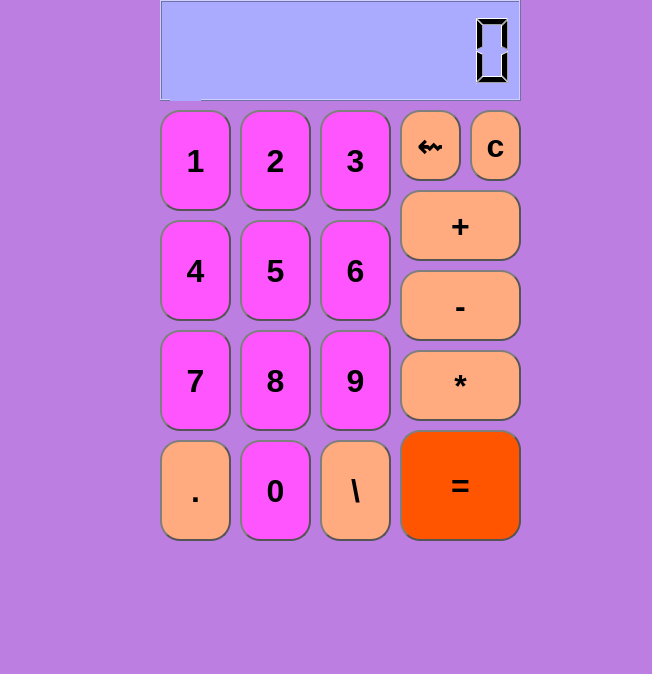
<?xml version="1.0" encoding="UTF-8"?>
<ui version="4.0">
 <class>MainWindow</class>
 <widget class="QMainWindow" name="MainWindow">
  <property name="geometry">
   <rect>
    <x>0</x>
    <y>0</y>
    <width>652</width>
    <height>674</height>
   </rect>
  </property>
  <property name="windowTitle">
   <string>MainWindow</string>
  </property>
  <property name="styleSheet">
   <string notr="true">background-color: rgb(189, 126, 225);
border-color: rgb(255, 0, 0);
selection-background-color: rgb(85, 255, 0);</string>
  </property>
  <widget class="QWidget" name="centralwidget">
   <widget class="QLCDNumber" name="lcdNumber">
    <property name="geometry">
     <rect>
      <x>160</x>
      <y>0</y>
      <width>361</width>
      <height>101</height>
     </rect>
    </property>
    <property name="font">
     <font>
      <pointsize>20</pointsize>
      <weight>75</weight>
      <bold>true</bold>
     </font>
    </property>
    <property name="styleSheet">
     <string notr="true">background-color:rgb(170, 170, 255);</string>
    </property>
    <property name="digitCount">
     <number>9</number>
    </property>
   </widget>
   <widget class="QPushButton" name="one">
    <property name="geometry">
     <rect>
      <x>160</x>
      <y>110</y>
      <width>71</width>
      <height>101</height>
     </rect>
    </property>
    <property name="font">
     <font>
      <pointsize>24</pointsize>
      <weight>75</weight>
      <bold>true</bold>
     </font>
    </property>
    <property name="styleSheet">
     <string notr="true">QPushButton {
color: 'black';
border: 2px solid #555;
border-radius: 20px;
border-style: outset;
background:rgb(255, 85, 255);
padding: 5px;
}

QPushButton:hover {
background-color: QLinearGradient( x1: 0, y1: 0, x2: 0, y2: 1, stop: 0 #9dd53a, stop: .5 #a1d54f, stop: .51 #80c217, stop: 1 #7cbc0a);
}

QPushButton:pressed {
border-style: inset;
background: qradialgradient(
cx: 0.4, cy: -0.1, fx: 0.4, fy: -0.1,
radius: 1.35, stop: 0 #fff, stop: 1 #ddd
);
}</string>
    </property>
    <property name="text">
     <string>1</string>
    </property>
   </widget>
   <widget class="QPushButton" name="two">
    <property name="geometry">
     <rect>
      <x>240</x>
      <y>110</y>
      <width>71</width>
      <height>101</height>
     </rect>
    </property>
    <property name="font">
     <font>
      <pointsize>24</pointsize>
      <weight>75</weight>
      <bold>true</bold>
     </font>
    </property>
    <property name="styleSheet">
     <string notr="true">QPushButton {
color: 'black';
border: 2px solid #555;
border-radius: 20px;
border-style: outset;
background:rgb(255, 85, 255);
padding: 5px;
}

QPushButton:hover {
background-color: QLinearGradient( x1: 0, y1: 0, x2: 0, y2: 1, stop: 0 #9dd53a, stop: .5 #a1d54f, stop: .51 #80c217, stop: 1 #7cbc0a);
}

QPushButton:pressed {
border-style: inset;
background: qradialgradient(
cx: 0.4, cy: -0.1, fx: 0.4, fy: -0.1,
radius: 1.35, stop: 0 #fff, stop: 1 #ddd
);
}</string>
    </property>
    <property name="text">
     <string>2</string>
    </property>
   </widget>
   <widget class="QPushButton" name="three">
    <property name="geometry">
     <rect>
      <x>320</x>
      <y>110</y>
      <width>71</width>
      <height>101</height>
     </rect>
    </property>
    <property name="font">
     <font>
      <pointsize>24</pointsize>
      <weight>75</weight>
      <bold>true</bold>
     </font>
    </property>
    <property name="styleSheet">
     <string notr="true">QPushButton {
color: 'black';
border: 2px solid #555;
border-radius: 20px;
border-style: outset;
background:rgb(255, 85, 255);
padding: 5px;
}

QPushButton:hover {
background-color: QLinearGradient( x1: 0, y1: 0, x2: 0, y2: 1, stop: 0 #9dd53a, stop: .5 #a1d54f, stop: .51 #80c217, stop: 1 #7cbc0a);
}

QPushButton:pressed {
border-style: inset;
background: qradialgradient(
cx: 0.4, cy: -0.1, fx: 0.4, fy: -0.1,
radius: 1.35, stop: 0 #fff, stop: 1 #ddd
);
}</string>
    </property>
    <property name="text">
     <string>3</string>
    </property>
   </widget>
   <widget class="QPushButton" name="six">
    <property name="geometry">
     <rect>
      <x>320</x>
      <y>220</y>
      <width>71</width>
      <height>101</height>
     </rect>
    </property>
    <property name="font">
     <font>
      <pointsize>24</pointsize>
      <weight>75</weight>
      <bold>true</bold>
     </font>
    </property>
    <property name="styleSheet">
     <string notr="true">QPushButton {
color: 'black';
border: 2px solid #555;
border-radius: 20px;
border-style: outset;
background:rgb(255, 85, 255);
padding: 5px;
}

QPushButton:hover {
background-color: QLinearGradient( x1: 0, y1: 0, x2: 0, y2: 1, stop: 0 #9dd53a, stop: .5 #a1d54f, stop: .51 #80c217, stop: 1 #7cbc0a);
}

QPushButton:pressed {
border-style: inset;
background: qradialgradient(
cx: 0.4, cy: -0.1, fx: 0.4, fy: -0.1,
radius: 1.35, stop: 0 #fff, stop: 1 #ddd
);
}</string>
    </property>
    <property name="text">
     <string>6</string>
    </property>
   </widget>
   <widget class="QPushButton" name="four">
    <property name="geometry">
     <rect>
      <x>160</x>
      <y>220</y>
      <width>71</width>
      <height>101</height>
     </rect>
    </property>
    <property name="font">
     <font>
      <pointsize>24</pointsize>
      <weight>75</weight>
      <bold>true</bold>
     </font>
    </property>
    <property name="styleSheet">
     <string notr="true">QPushButton {
color: 'black';
border: 2px solid #555;
border-radius: 20px;
border-style: outset;
background:rgb(255, 85, 255);
padding: 5px;
}

QPushButton:hover {
background-color: QLinearGradient( x1: 0, y1: 0, x2: 0, y2: 1, stop: 0 #9dd53a, stop: .5 #a1d54f, stop: .51 #80c217, stop: 1 #7cbc0a);
}

QPushButton:pressed {
border-style: inset;
background: qradialgradient(
cx: 0.4, cy: -0.1, fx: 0.4, fy: -0.1,
radius: 1.35, stop: 0 #fff, stop: 1 #ddd
);
}</string>
    </property>
    <property name="text">
     <string>4</string>
    </property>
   </widget>
   <widget class="QPushButton" name="five">
    <property name="geometry">
     <rect>
      <x>240</x>
      <y>220</y>
      <width>71</width>
      <height>101</height>
     </rect>
    </property>
    <property name="font">
     <font>
      <pointsize>24</pointsize>
      <weight>75</weight>
      <bold>true</bold>
     </font>
    </property>
    <property name="styleSheet">
     <string notr="true">QPushButton {
color: 'black';
border: 2px solid #555;
border-radius: 20px;
border-style: outset;
background:rgb(255, 85, 255);
padding: 5px;
}

QPushButton:hover {
background-color: QLinearGradient( x1: 0, y1: 0, x2: 0, y2: 1, stop: 0 #9dd53a, stop: .5 #a1d54f, stop: .51 #80c217, stop: 1 #7cbc0a);
}

QPushButton:pressed {
border-style: inset;
background: qradialgradient(
cx: 0.4, cy: -0.1, fx: 0.4, fy: -0.1,
radius: 1.35, stop: 0 #fff, stop: 1 #ddd
);
}</string>
    </property>
    <property name="text">
     <string>5</string>
    </property>
   </widget>
   <widget class="QPushButton" name="seven">
    <property name="geometry">
     <rect>
      <x>160</x>
      <y>330</y>
      <width>71</width>
      <height>101</height>
     </rect>
    </property>
    <property name="font">
     <font>
      <pointsize>24</pointsize>
      <weight>75</weight>
      <bold>true</bold>
     </font>
    </property>
    <property name="styleSheet">
     <string notr="true">QPushButton {
color: 'black';
border: 2px solid #555;
border-radius: 20px;
border-style: outset;
background:rgb(255, 85, 255);
padding: 5px;
}

QPushButton:hover {
background-color: QLinearGradient( x1: 0, y1: 0, x2: 0, y2: 1, stop: 0 #9dd53a, stop: .5 #a1d54f, stop: .51 #80c217, stop: 1 #7cbc0a);
}

QPushButton:pressed {
border-style: inset;
background: qradialgradient(
cx: 0.4, cy: -0.1, fx: 0.4, fy: -0.1,
radius: 1.35, stop: 0 #fff, stop: 1 #ddd
);
}</string>
    </property>
    <property name="text">
     <string>7</string>
    </property>
   </widget>
   <widget class="QPushButton" name="eight">
    <property name="geometry">
     <rect>
      <x>240</x>
      <y>330</y>
      <width>71</width>
      <height>101</height>
     </rect>
    </property>
    <property name="font">
     <font>
      <pointsize>24</pointsize>
      <weight>75</weight>
      <bold>true</bold>
     </font>
    </property>
    <property name="styleSheet">
     <string notr="true">QPushButton {
color: 'black';
border: 2px solid #555;
border-radius: 20px;
border-style: outset;
background:rgb(255, 85, 255);
padding: 5px;
}

QPushButton:hover {
background-color: QLinearGradient( x1: 0, y1: 0, x2: 0, y2: 1, stop: 0 #9dd53a, stop: .5 #a1d54f, stop: .51 #80c217, stop: 1 #7cbc0a);
}

QPushButton:pressed {
border-style: inset;
background: qradialgradient(
cx: 0.4, cy: -0.1, fx: 0.4, fy: -0.1,
radius: 1.35, stop: 0 #fff, stop: 1 #ddd
);
}</string>
    </property>
    <property name="text">
     <string>8</string>
    </property>
   </widget>
   <widget class="QPushButton" name="nine">
    <property name="geometry">
     <rect>
      <x>320</x>
      <y>330</y>
      <width>71</width>
      <height>101</height>
     </rect>
    </property>
    <property name="font">
     <font>
      <pointsize>24</pointsize>
      <weight>75</weight>
      <bold>true</bold>
     </font>
    </property>
    <property name="styleSheet">
     <string notr="true">QPushButton {
color: 'black';
border: 2px solid #555;
border-radius: 20px;
border-style: outset;
background:rgb(255, 85, 255);
padding: 5px;
}

QPushButton:hover {
background-color: QLinearGradient( x1: 0, y1: 0, x2: 0, y2: 1, stop: 0 #9dd53a, stop: .5 #a1d54f, stop: .51 #80c217, stop: 1 #7cbc0a);
}

QPushButton:pressed {
border-style: inset;
background: qradialgradient(
cx: 0.4, cy: -0.1, fx: 0.4, fy: -0.1,
radius: 1.35, stop: 0 #fff, stop: 1 #ddd
);
}</string>
    </property>
    <property name="text">
     <string>9</string>
    </property>
   </widget>
   <widget class="QPushButton" name="divide">
    <property name="geometry">
     <rect>
      <x>320</x>
      <y>440</y>
      <width>71</width>
      <height>101</height>
     </rect>
    </property>
    <property name="font">
     <font>
      <pointsize>24</pointsize>
      <weight>75</weight>
      <bold>true</bold>
     </font>
    </property>
    <property name="styleSheet">
     <string notr="true">QPushButton {
color: 'blue';
border: 2px solid #555;
border-radius: 20px;
border-style: outset;
background:rgb(255, 170, 127);
padding: 5px;
}

QPushButton:hover {
background: qlineargradient(x1:0, y1:0, x2:1, y2:1,
stop:0 white, stop: 0.4 rgba(10, 20, 30, 40), stop:1 rgb(0, 200, 230, 200));
}

QPushButton:pressed {
border-style: inset;
background: qradialgradient(
cx: 0.4, cy: -0.1, fx: 0.4, fy: -0.1,
radius: 1.35, stop: 0 #fff, stop: 1 #ddd
);
}</string>
    </property>
    <property name="text">
     <string>\</string>
    </property>
   </widget>
   <widget class="QPushButton" name="zero">
    <property name="geometry">
     <rect>
      <x>240</x>
      <y>440</y>
      <width>71</width>
      <height>101</height>
     </rect>
    </property>
    <property name="font">
     <font>
      <pointsize>24</pointsize>
      <weight>75</weight>
      <bold>true</bold>
     </font>
    </property>
    <property name="styleSheet">
     <string notr="true">QPushButton {
color: 'black';
border: 2px solid #555;
border-radius: 20px;
border-style: outset;
background:rgb(255, 85, 255);
padding: 5px;
}

QPushButton:hover {
background-color: QLinearGradient( x1: 0, y1: 0, x2: 0, y2: 1, stop: 0 #9dd53a, stop: .5 #a1d54f, stop: .51 #80c217, stop: 1 #7cbc0a);
}

QPushButton:pressed {
border-style: inset;
background: qradialgradient(
cx: 0.4, cy: -0.1, fx: 0.4, fy: -0.1,
radius: 1.35, stop: 0 #fff, stop: 1 #ddd
);
}</string>
    </property>
    <property name="text">
     <string>0</string>
    </property>
   </widget>
   <widget class="QPushButton" name="dot">
    <property name="geometry">
     <rect>
      <x>160</x>
      <y>440</y>
      <width>71</width>
      <height>101</height>
     </rect>
    </property>
    <property name="font">
     <font>
      <pointsize>24</pointsize>
      <weight>75</weight>
      <bold>true</bold>
     </font>
    </property>
    <property name="styleSheet">
     <string notr="true">QPushButton {
color: 'blue';
border: 2px solid #555;
border-radius: 20px;
border-style: outset;
background:rgb(255, 170, 127);
padding: 5px;
}

QPushButton:hover {
background: qlineargradient(x1:0, y1:0, x2:1, y2:1,
stop:0 white, stop: 0.4 rgba(10, 20, 30, 40), stop:1 rgb(0, 200, 230, 200));
}

QPushButton:pressed {
border-style: inset;
background: qradialgradient(
cx: 0.4, cy: -0.1, fx: 0.4, fy: -0.1,
radius: 1.35, stop: 0 #fff, stop: 1 #ddd
);
}</string>
    </property>
    <property name="text">
     <string>.</string>
    </property>
   </widget>
   <widget class="QPushButton" name="plus">
    <property name="geometry">
     <rect>
      <x>400</x>
      <y>190</y>
      <width>121</width>
      <height>71</height>
     </rect>
    </property>
    <property name="font">
     <font>
      <pointsize>24</pointsize>
      <weight>75</weight>
      <bold>true</bold>
     </font>
    </property>
    <property name="styleSheet">
     <string notr="true">QPushButton {
color: 'blue';
border: 2px solid #555;
border-radius: 20px;
border-style: outset;
background:rgb(255, 170, 127);
padding: 5px;
}

QPushButton:hover {
background: qlineargradient(x1:0, y1:0, x2:1, y2:1,
stop:0 white, stop: 0.4 rgba(10, 20, 30, 40), stop:1 rgb(0, 200, 230, 200));
}

QPushButton:pressed {
border-style: inset;
background: qradialgradient(
cx: 0.4, cy: -0.1, fx: 0.4, fy: -0.1,
radius: 1.35, stop: 0 #fff, stop: 1 #ddd
);
}</string>
    </property>
    <property name="text">
     <string>+</string>
    </property>
   </widget>
   <widget class="QPushButton" name="clear">
    <property name="geometry">
     <rect>
      <x>470</x>
      <y>110</y>
      <width>51</width>
      <height>71</height>
     </rect>
    </property>
    <property name="font">
     <font>
      <pointsize>24</pointsize>
      <weight>75</weight>
      <bold>true</bold>
     </font>
    </property>
    <property name="styleSheet">
     <string notr="true">QPushButton {
color: 'blue';
border: 2px solid #555;
border-radius: 20px;
border-style: outset;
background:rgb(255, 170, 127);
padding: 5px;
}

QPushButton:hover {
background: qlineargradient(x1:0, y1:0, x2:1, y2:1,
stop:0 white, stop: 0.4 rgba(10, 20, 30, 40), stop:1 rgb(0, 200, 230, 200));
}

QPushButton:pressed {
border-style: inset;
background: qradialgradient(
cx: 0.4, cy: -0.1, fx: 0.4, fy: -0.1,
radius: 1.35, stop: 0 #fff, stop: 1 #ddd
);
}</string>
    </property>
    <property name="text">
     <string>c</string>
    </property>
   </widget>
   <widget class="QPushButton" name="minus">
    <property name="geometry">
     <rect>
      <x>400</x>
      <y>270</y>
      <width>121</width>
      <height>71</height>
     </rect>
    </property>
    <property name="font">
     <font>
      <pointsize>24</pointsize>
      <weight>75</weight>
      <bold>true</bold>
     </font>
    </property>
    <property name="styleSheet">
     <string notr="true">QPushButton {
color: 'blue';
border: 2px solid #555;
border-radius: 20px;
border-style: outset;
background:rgb(255, 170, 127);
padding: 5px;
}

QPushButton:hover {
background: qlineargradient(x1:0, y1:0, x2:1, y2:1,
stop:0 white, stop: 0.4 rgba(10, 20, 30, 40), stop:1 rgb(0, 200, 230, 200));
}

QPushButton:pressed {
border-style: inset;
background: qradialgradient(
cx: 0.4, cy: -0.1, fx: 0.4, fy: -0.1,
radius: 1.35, stop: 0 #fff, stop: 1 #ddd
);
}</string>
    </property>
    <property name="text">
     <string>-</string>
    </property>
   </widget>
   <widget class="QPushButton" name="multiply">
    <property name="geometry">
     <rect>
      <x>400</x>
      <y>350</y>
      <width>121</width>
      <height>71</height>
     </rect>
    </property>
    <property name="font">
     <font>
      <pointsize>24</pointsize>
      <weight>75</weight>
      <bold>true</bold>
     </font>
    </property>
    <property name="styleSheet">
     <string notr="true">QPushButton {
color: 'blue';
border: 2px solid #555;
border-radius: 20px;
border-style: outset;
background:rgb(255, 170, 127);
padding: 5px;
}

QPushButton:hover {
background: qlineargradient(x1:0, y1:0, x2:1, y2:1,
stop:0 white, stop: 0.4 rgba(10, 20, 30, 40), stop:1 rgb(0, 200, 230, 200));
}

QPushButton:pressed {
border-style: inset;
background: qradialgradient(
cx: 0.4, cy: -0.1, fx: 0.4, fy: -0.1,
radius: 1.35, stop: 0 #fff, stop: 1 #ddd
);
}</string>
    </property>
    <property name="text">
     <string>*</string>
    </property>
   </widget>
   <widget class="QPushButton" name="equal">
    <property name="geometry">
     <rect>
      <x>400</x>
      <y>430</y>
      <width>121</width>
      <height>111</height>
     </rect>
    </property>
    <property name="font">
     <font>
      <pointsize>24</pointsize>
      <weight>75</weight>
      <bold>true</bold>
     </font>
    </property>
    <property name="styleSheet">
     <string notr="true">QPushButton {
color: 'black';
border: 2px solid #555;
border-radius: 20px;
border-style: outset;
background:rgb(255, 85, 0);
padding: 5px;
}

QPushButton:hover {
background: qlineargradient(-45deg, stop: 0 rgba(169,228,247,1), stop: 1 rgba(15,180,231,1));
}

QPushButton:pressed {
border-style: inset;
background: qradialgradient(
cx: 0.4, cy: -0.1, fx: 0.4, fy: -0.1,
radius: 1.35, stop: 0 #fff, stop: 1 #ddd
);
}</string>
    </property>
    <property name="text">
     <string>=</string>
    </property>
   </widget>
   <widget class="QPushButton" name="back">
    <property name="geometry">
     <rect>
      <x>400</x>
      <y>110</y>
      <width>61</width>
      <height>71</height>
     </rect>
    </property>
    <property name="font">
     <font>
      <pointsize>24</pointsize>
      <weight>75</weight>
      <bold>true</bold>
     </font>
    </property>
    <property name="styleSheet">
     <string notr="true">QPushButton {
color: 'blue';
border: 2px solid #555;
border-radius: 20px;
border-style: outset;
background:rgb(255, 170, 127);
padding: 5px;
}

QPushButton:hover {
background: qlineargradient(x1:0, y1:0, x2:1, y2:1,
stop:0 white, stop: 0.4 rgba(10, 20, 30, 40), stop:1 rgb(0, 200, 230, 200));
}

QPushButton:pressed {
border-style: inset;
background: qradialgradient(
cx: 0.4, cy: -0.1, fx: 0.4, fy: -0.1,
radius: 1.35, stop: 0 #fff, stop: 1 #ddd
);
}</string>
    </property>
    <property name="text">
     <string>⇜</string>
    </property>
   </widget>
   <widget class="QLabel" name="symbol">
    <property name="geometry">
     <rect>
      <x>170</x>
      <y>80</y>
      <width>31</width>
      <height>21</height>
     </rect>
    </property>
    <property name="font">
     <font>
      <pointsize>16</pointsize>
      <weight>75</weight>
      <bold>true</bold>
     </font>
    </property>
    <property name="styleSheet">
     <string notr="true">background-color:rgb(170, 170, 255);</string>
    </property>
    <property name="text">
     <string/>
    </property>
   </widget>
  </widget>
  <widget class="QMenuBar" name="menubar">
   <property name="geometry">
    <rect>
     <x>0</x>
     <y>0</y>
     <width>652</width>
     <height>26</height>
    </rect>
   </property>
  </widget>
  <widget class="QStatusBar" name="statusbar"/>
 </widget>
 <resources/>
 <connections/>
</ui>
